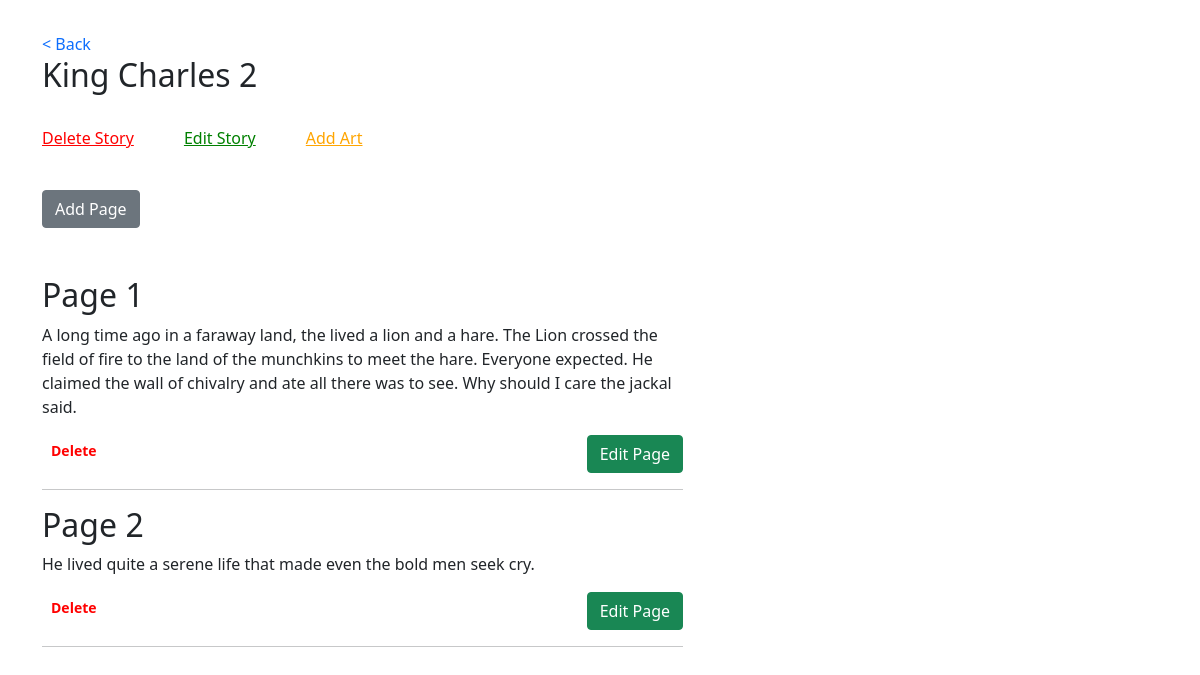
/detail/1, run on an earlier commit of the app's database.
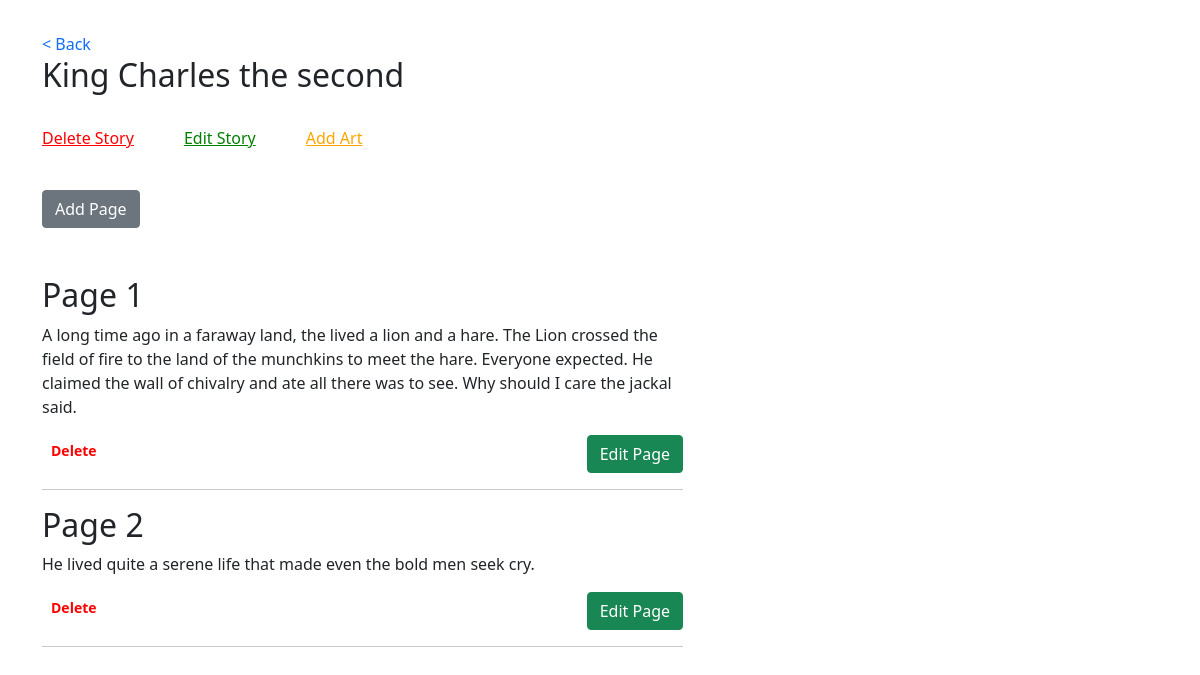
And on a later commit of the database.
### main.py (models this page shows)
class Stories(db.Model):
    __tablename__ = 'stories'
    id = db.Column(db.Integer, primary_key=True, nullable=False)
    name = db.Column(db.String(200), nullable=False)
    image = db.Column(db.String(300), nullable=False)
    genre = db.Column(db.String(30), nullable=False)
    sub_genre = db.Column(db.String(120), nullable=True)
    story_details = db.relationship('StoryDetails', backref='stories')

class StoryDetails(db.Model):
    __tablename__ = 'details'
    id = db.Column(db.Integer, primary_key=True, nullable=False)
    title = db.Column(db.String(20))
    story = db.Column(db.String(1000))
    image = db.Column(db.String(300),  nullable=True)
    story_id = db.Column(db.Integer,  db.ForeignKey('stories.id'))

### main.py (the view)
@app.route('/detail/<int:id>')
def detail(id):
    stories = StoryDetails.query.filter_by(story_id=id).order_by(asc(StoryDetails.id)).all()
    story_name = Stories.query.get(id)
    data = []
    index = 1
    for i in stories:
        story_soup = BeautifulSoup(i.story, 'html.parser')
        data.append({
            'index': index,
            'id': i.id,
            'title': i.title,
            'image': i.image,
            'story': story_soup.get_text()
        })
        index += 1
    print(data)
    rata = jsonify({'data': data})
    return render_template('index.html', details=data, story_id=id, story_name=story_name.name)

### templates/index.html (shortened to what this page needs)
<!DOCTYPE html>
<html lang="en">
{% include 'head.html' %}
<head>
</head>
<body>
<section id="main">
  <div class="container">
    <div class="row" style="padding: 2rem 0 0 0">
      <div class="col-lg-7">
        <a style="text-decoration: none;" href="{{url_for('home')}}">< Back</a>
          <h2>{{story_name}}</h2><br>
        <div class="title d-flex justify-content-between" style="width:50%;">
           <a href="{{url_for('delete_story', id=story_id)}}" style="color:red;"><p>Delete Story</p></a>
          <a href="{{url_for('edit_story', id=story_id)}}" style="color:green;"><p>Edit Story</p></a>
          <a href="{{url_for('upload_story_art')}}" style="color:orange;"><p>Add Art</p></a>
        </div><br>
         <div class="title w-59 d-flex justify-content-between" style="width:60%;">
        <a href="{{url_for('add_new_post', id=story_id)}}"><button onclick="addPage()" class="btn btn-rounded btn-secondary">Add Page</button></a>
         </div><br>
        <div class="edit_elements"><br>
          {% for detail in details%}
          <div>
            <h2>Page {{detail.index}}</h2>
            <p>{{detail.story}}</p>
            <div class="d-flex  justify-content-between">
              <a href="{{url_for('delete_page', id=detail.id, story_id=story_id)}}"><button class="btn btn-sm float-left" style="font-weight: bold; color:red;">Delete</button></a>
              <a href="{{url_for('edit_post', id=detail.id, story_id=story_id)}}">
                <button class="btn btn-md btn-success float-right">Edit Page</button></a>
            </div>
          </div>
          <hr>
          {% endfor %}
        </div>
      </div>
      <div class="col-lg-5">
        </div>
      </div>
    </div>
</section>
</body>
</html>

### templates/head.html (shortened to what this page needs)
<head>
  <link href="https://cdn.jsdelivr.net/npm/bootstrap@5.1.3/dist/css/bootstrap.min.css" rel="stylesheet">
</head>

What changed in the data, as far as the page shows it:
changed Stories: name "King Charles 2" → "King Charles the second"
